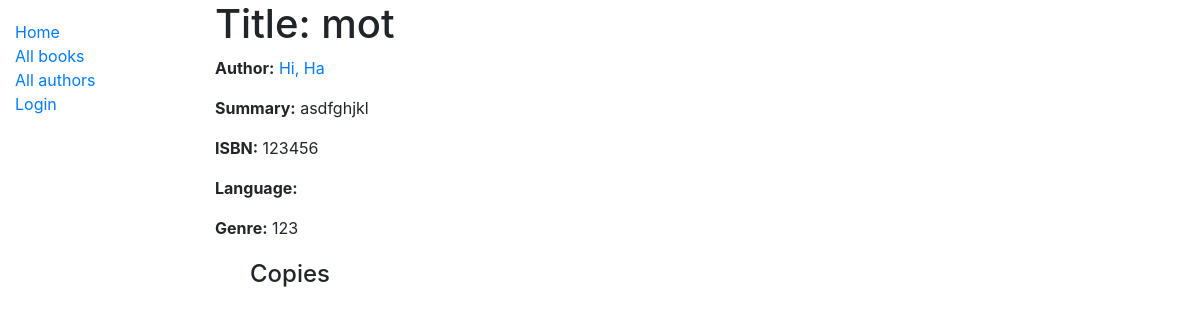
/en-us/catalog/book/1, run on the app's committed database.
### catalog/models.py (models this page shows, shortened)
class Book(models.Model):
    title = models.CharField(max_length=200)
    author = models.ForeignKey('Author', on_delete=models.SET_NULL, null=True)
    summary = models.TextField(max_length=1000, help_text='Enter a brief description of the book')
    isbn = models.CharField('ISBN', max_length=13, unique=True,help_text='13 Character <ahref="https://www.isbn-international.org/content/what-isbn">ISBN number</a>')
    genre = models.ManyToManyField(Genre, help_text='Select a genre for this book')
    def display_genre(self):
        """Create a string for the Genre. This is required to display genre in Admin."""
        return ', '.join(genre.name for genre in self.genre.all()[:3])
    display_genre.short_description = 'Genre'

class Author(models.Model):
    first_name = models.CharField(max_length=100)
    last_name = models.CharField(max_length=100)
    date_of_birth = models.DateField(null=True, blank=True)
    date_of_death = models.DateField('Died', null=True, blank=True)
    class Meta:
        ordering = ['last_name', 'first_name']
    def get_absolute_url(self):
        return reverse('author-detail', args=[str(self.id)])
    def __str__(self):
        return f'{self.last_name}, {self.first_name}'

class Genre(models.Model):
    name = models.CharField(max_length=200, help_text='Enter a book genre (e.g.Science Fiction)')
    def __str__(self):
        return self.name

### catalog/views.py (the view)
# urls.py: path('book/<int:pk>', views.BookDetailView.as_view(), name='book-detail'),
class BookDetailView(generic.DetailView):
    model = Book
    def get_context_data(self, **kwargs):
        context = super().get_context_data(**kwargs)
        context['bookinstance_list'] = context['book'].bookinstance_set.all()
        return context

### catalog/templates/catalog/book_detail.html (shortened to what this page needs)
{% extends "base_generic.html" %}
{% load i18n %}
{% block content %}
    <h1>{% translate "Title" %}: {{ book.title }}</h1>
    <p><strong>{% translate "Author" %}:</strong> <a href="{{book.author.get_absolute_url}}">{{ book.author }}</a></p>
    <p><strong>{% translate "Summary" %}:</strong> {{ book.summary }}</p>
    <p><strong>{% translate "ISBN" %}:</strong> {{ book.isbn }}</p>
    <p><strong>{% translate "Language" %}:</strong> {{ book.language }}</p>
    <p><strong>{% translate "Genre" %}:</strong> {{ book.genre.all|join:", " }}</p>
    <div class="container">
        <h4>{% translate "Copies" %}</h4>
    </div>
{% endblock %}

### catalog/static/styles.css (style rules this page uses)
.container { margin-left:20px; margin-top:20px }

### data on the page
Book: title "mot", author "Hi, Ha", summary "asdfghjkl", isbn "123456", genre.all "123"
